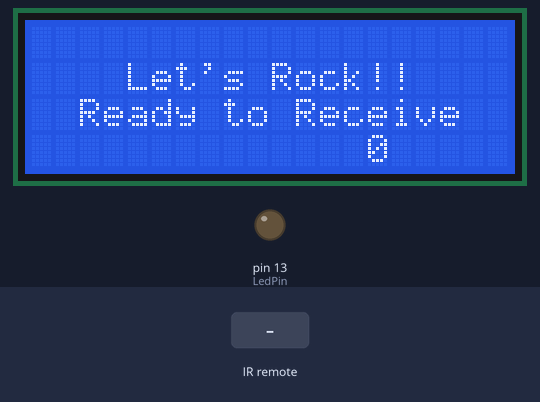
The sketch below on a simulated Arduino Uno, built with avr-gcc and run on an emulated ATmega328P. On the bench: 20×4 character LCD, output pins drawn as LEDs (lit = HIGH). Inputs (shaded band) come from the test bench. What the sketch prints to the serial monitor is not drawn.

Above: at 0.6 s.
At 2.1 s:
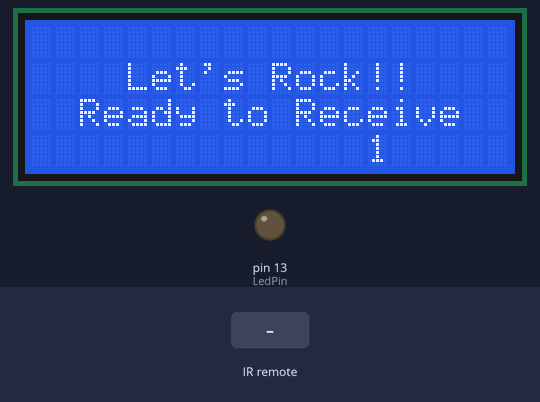
2.2 s: infrared code 0x27 received
At 3.2 s:
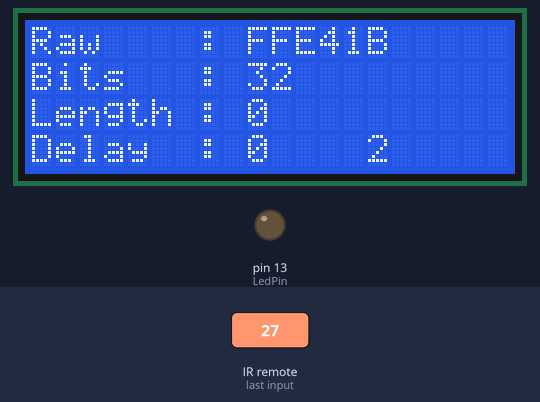
Timing chart, 0 to 5.2 s (numbered marks = the images above; inputs shaded):
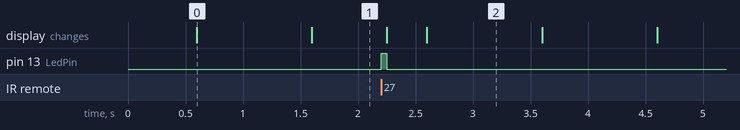

The sketch:

IR-Decoder.ino
```cpp
/*
Ir Receiver (IrReceiver.ino)  August 2014
This circuit will receive IR signals and display them on a 4x20 LCD display.
You can also see the encoded string by connecting to the serial port (57,600)
while running an FTDI programmer.

	The IR sensor
		Pin 1 to 		D11 (Chip Pin 17)
		Pin 2 to 		GND
		Pin 3 to 		Vcc (+5v from Arduino)

	The LCD
		Yellow Cable	A5 (scl Chip Pin 28)
		Green Cable		A4 (sda Chip Pin 27)
		Red Cable		Vcc (+5v from Arduino)
		Black Cable		GND

	The LED Indicator Light
		Anode			D13 (Chip PIN 13 - the default light pin)
						There is 100 Ohm Resistor between the Cathode and Gnd
*/
//****************************************************************************************
// Includes and Declarations:
//****************************************************************************************
#include <Wire.h>
#include <LCD.h>
#include <LiquidCrystal_I2C.h>
#include <LiquidCrystal.h>
#include <IRremote.h>
void LcdDisplay();
void SerDisplay();

//****************************************************************************************
// Constants:
//****************************************************************************************
	char Prot [11] [11] = { "UNKNOWN", "NEC", "SONY", "RC5", "RC6", "DISH", "SHARP", "PANASONIC", "JVC", "SANYO", "MITSUBISH" };
	#define I2C_ADDR 0x27
	#define BACKLIGHT_PIN 3
	#define En_pin 2
	#define Rw_pin 1
	#define Rs_pin 0
	#define D4_pin 4
	#define D5_pin 5
	#define D6_pin 6
	#define D7_pin 7

	const int IRpin  = 11;		  // (Chip Pin 17)
	const int LedPin = 13;		  // (Chip Pin 19)

	IRsend irsend;
	IRrecv irrecv(IRpin);
	decode_results results;
	LiquidCrystal_I2C lcd(I2C_ADDR,En_pin,Rw_pin,Rs_pin,D4_pin,D5_pin,D6_pin,D7_pin);

//****************************************************************************************
// Variables:
//****************************************************************************************

	 int Ctr;
	 long Tmr;

//****************************************************************************************
// Setup Section (runs once)
//****************************************************************************************
void setup()
{
	digitalWrite(LedPin, HIGH);
	delay(500);
	digitalWrite(LedPin, LOW);


	lcd.begin (20,4,LCD_5x8DOTS);
	lcd.setBacklightPin(BACKLIGHT_PIN,POSITIVE);
	lcd.setBacklight(HIGH);

	pinMode(LedPin, OUTPUT);

	Serial.begin(57600);
	irrecv.enableIRIn(); // Start the receiver
	lcd.clear();
	lcd.setCursor(4, 1);
	lcd.print("Let's Rock!!");
	lcd.setCursor(2, 2);
	lcd.print("Ready to Receive");
	Tmr = millis();
	Ctr = 0;
	lcd.setCursor(14, 3);
	lcd.print(Ctr);

}

//****************************************************************************************
//****************************************************************************************
// Main Section (continuous loop)
//****************************************************************************************
//****************************************************************************************
void loop() {
	if (irrecv.decode(&results)) {
		digitalWrite(LedPin, HIGH);

		LcdDisplay();
		SerDisplay();

		digitalWrite(LedPin, LOW);
		irrecv.resume();	 // Receive the next value
	}
	if (millis() > Tmr + 1000) {
		Ctr++;
		lcd.setCursor(14, 3);
		lcd.print(Ctr);
		//Serial.print(Ctr, DEC);	//Commented out unless testing.
		Tmr = millis();
	}
}

//****************************************************************************************
// Display Information on the LCD
//****************************************************************************************
void LcdDisplay() {
	lcd.clear();

	lcd.setCursor(0, 0);
	lcd.print("Raw    : ");	lcd.print(results.value, HEX);

	lcd.setCursor(0, 1);
	lcd.print("Bits   : " ); lcd.print(results.bits, DEC);

	lcd.setCursor(0, 2);
	lcd.print("Length : ");	lcd.print(results.rawlen, DEC);

	lcd.setCursor(0, 3);
	lcd.print("Delay  : ");  lcd.print(results.rawbuf[1]*USECPERTICK, DEC);
}

//****************************************************************************************
// Display Information to Serial
//****************************************************************************************
void SerDisplay() {

	Serial.print("Raw: ");
	Serial.print(results.value, HEX);

	Serial.print(" Bits: ");	  Serial.print(results.bits, DEC);
	Serial.print(" Length: ");	  Serial.print(results.rawlen, DEC);

	Serial.print("	 ");
	for (int i = 1; i < results.rawlen; i++) {
		Serial.print(results.rawbuf[i]*USECPERTICK, DEC);
		Serial.print(",");
	}
 Serial.println("");
	switch (results.decode_type) {
		case NEC:
			Serial.println("NEC");
			break;
		case SONY:
			Serial.println("SONY");
			break;
		case RC5:
			Serial.println("RC5");
			break;
		case RC6:
			Serial.println("RC6");
			break;
		case DISH:
			Serial.println("DISH");
			break;
		case SHARP:
			Serial.println("SHARP");
			break;
		case PANASONIC:
			Serial.println("PANASONIC");
			break;
		case JVC:
			Serial.println("JVC");
			break;
		case SANYO:
			Serial.println("SANYO");
			break;
		case MITSUBISHI:
			Serial.println("MITSUBISH");
			break;
		default:
			Serial.println("UNKNOWN");
			break;
	}
	Serial.println(" ");
	Serial.println(" ");
}
```

Measured:
- after the input at 2.2 s, pin 13 (LedPin): LOW → HIGH at once, → LOW 0.05 s later; the display: first changes after 0.05 s (image 2 shows a later state)
- what the display in image 0 shows lasts 1.0 s, from 0.6 s to 1.6 s
